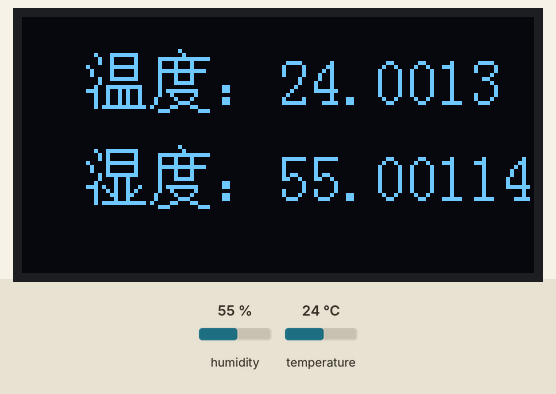
Bench run of a program on a simulated MicroPython board. Shown: 128×64 one-colour display. The inputs (shaded band) are chosen by the test bench; at power-on: humidity 55 %, temperature 24 °C. The interpreter's speed is modelled, so counts of loop turns are approximate; library files of the repository ran but are not shown: ssd1306.py; what the program prints to the serial console is not drawn.

Above: at 1.8 s.
1.9 s: humidity set to 22 %
At 6.7 s:
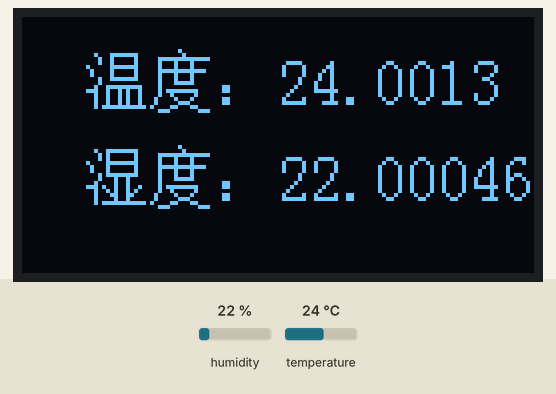
7.1 s: temperature set to 12 °C
At 10.8 s:
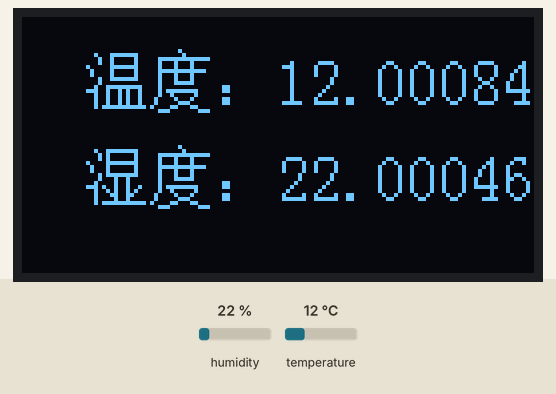
12.3 s: humidity set to 40 %
At 15.2 s:
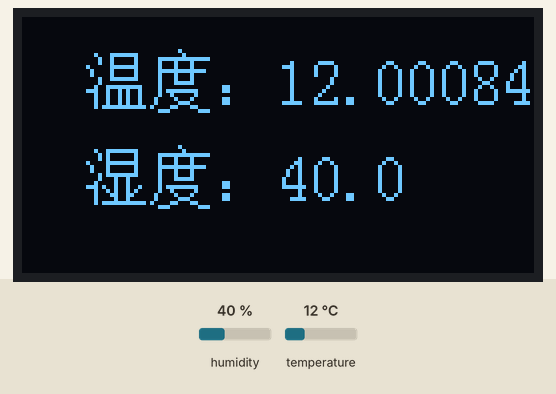
17.5 s: temperature set to 19 °C
At 22.7 s:
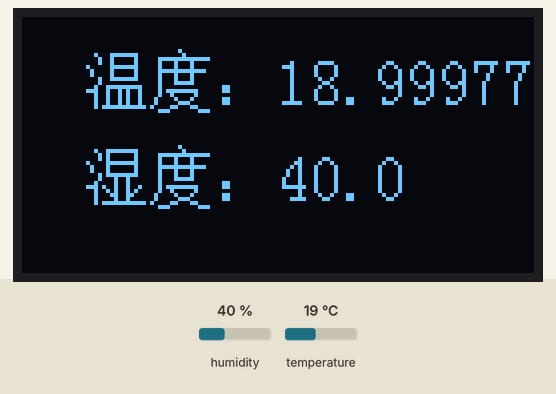
Timing chart, 0 to 24.2 s (numbered marks = the images above; inputs shaded):
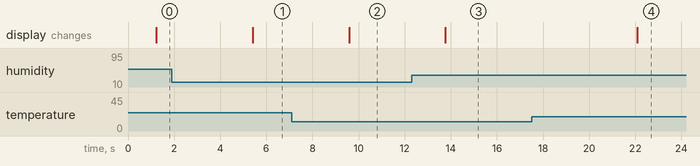

The program:

main.py
```python
from time import sleep
from sht3x import SHT3x_Sensor
import time

from machine import Pin, I2C
import ssd1306

# oled屏幕对象 默认地址：0x3C
i2c = I2C(sda=Pin(5), scl=Pin(4))
oled = ssd1306.SSD1306_I2C(128, 64, i2c)


# 定义传感器对象(sda\scl为引脚pin)
sht3x_sensor = SHT3x_Sensor(freq=100000, sdapin=12, sclpin=14)

while(True):
    measure_data = sht3x_sensor.read_temp_humd()
    # measure_data = [22.9759, 73.8277]
    # The default decimal place is 4 digits
    temp = measure_data[0]
    humd = measure_data[1]

    # 擦屏幕
    oled.fill(0)

    # 写中文（字符、屏幕x坐标、屏幕y坐标）
    # 注意，每个坐标=16*16的像素（128*64的屏幕横着只能放8个字,竖着只能放4个字）
    oled.chinese('温度：',1,1)
    oled.chinese('湿度：',1,4)
    oled.chinese(str(temp),4,1)
    oled.chinese(str(humd),4,4)
    # 展示
    oled.show()

    print('Temp:', temp)
    # Temp: 22.9759
    print('Humd:', humd)
    # Humd: 73.8277
    time.sleep(3)
```

sht3x.py
```python
import sys
import utime
from machine import Pin
from machine import I2C

class SHT3x_Sensor:

	def __init__(self, freq, sdapin, sclpin):
		self.i2c = I2C(freq=freq, sda=Pin(sdapin), scl=Pin(sclpin))
		addrs = self.i2c.scan()
		if not addrs:
			raise Exception('no SHT3X found at bus on SDA pin %d SCL pin %d' % (sdapin, sclpin))
		self.addr = addrs.pop()

	def read_temp_humd(self):
		status = self.i2c.writeto(self.addr,b'\x24\x00')
		# delay (20 slow)
		utime.sleep(1)
		# read 6 bytes
		databytes = self.i2c.readfrom(self.addr, 6)
		dataset = [databytes[0],databytes[1]]
		dataset = [databytes[3],databytes[4]]
		temperature_raw = databytes[0] << 8 | databytes[1]
		temperature = (175.0 * float(temperature_raw) / 65535.0) - 45
		# fahreheit
		# temperature = (315.0 * float(temperature_raw) / 65535.0) - 49
		humidity_raw = databytes[3] << 8  | databytes[4]
		humidity = (100.0 * float(humidity_raw) / 65535.0)
		sensor_data = [temperature, humidity]
		return sensor_data
```

Measured:
- after the input at 1.9 s, the display: changes after 3.5 s (image 1)
- after the input at 7.1 s, the display: changes after 2.5 s (image 2)
- after the input at 12.3 s, the display: changes after 1.5 s (image 3)
- after the input at 17.5 s, the display: changes after 4.6 s (image 4)
